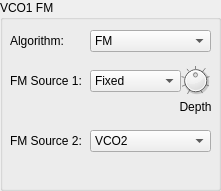
  <widget class="QGroupBox" name="groupBox_6">
   <property name="geometry">
    <rect>
     <x>20</x>
     <y>280</y>
     <width>221</width>
     <height>191</height>
    </rect>
   </property>
   <property name="title">
    <string>VCO1 FM</string>
   </property>
   <widget class="QLabel" name="label_25">
    <property name="geometry">
     <rect>
      <x>10</x>
      <y>30</y>
      <width>71</width>
      <height>21</height>
     </rect>
    </property>
    <property name="text">
     <string>Algorithm:</string>
    </property>
   </widget>
   <widget class="ComboPicker" name="algorithmCombo">
    <property name="geometry">
     <rect>
      <x>90</x>
      <y>30</y>
      <width>121</width>
      <height>22</height>
     </rect>
    </property>
    <item>
     <property name="text">
      <string>FM</string>
     </property>
    </item>
    <item>
     <property name="text">
      <string>Sync/FM Both</string>
     </property>
    </item>
    <item>
     <property name="text">
      <string>Sync/FM Master</string>
     </property>
    </item>
    <item>
     <property name="text">
      <string>Sync/FM Slave</string>
     </property>
    </item>
   </widget>
   <widget class="QLabel" name="label_29">
    <property name="geometry">
     <rect>
      <x>10</x>
      <y>70</y>
      <width>81</width>
      <height>21</height>
     </rect>
    </property>
    <property name="text">
     <string>FM Source 1:</string>
    </property>
   </widget>
   <widget class="ComboPicker" name="FM1srcCombo">
    <property name="geometry">
     <rect>
      <x>90</x>
      <y>70</y>
      <width>91</width>
      <height>22</height>
     </rect>
    </property>
    <item>
     <property name="text">
      <string>Fixed</string>
     </property>
    </item>
    <item>
     <property name="text">
      <string>PEG</string>
     </property>
    </item>
    <item>
     <property name="text">
      <string>FEG</string>
     </property>
    </item>
    <item>
     <property name="text">
      <string>LFO1</string>
     </property>
    </item>
    <item>
     <property name="text">
      <string>LFO2</string>
     </property>
    </item>
   </widget>
   <widget class="QLabel" name="label_30">
    <property name="geometry">
     <rect>
      <x>170</x>
      <y>100</y>
      <width>51</width>
      <height>21</height>
     </rect>
    </property>
    <property name="frameShadow">
     <enum>QFrame::Plain</enum>
    </property>
    <property name="text">
     <string>Depth</string>
    </property>
    <property name="alignment">
     <set>Qt::AlignHCenter|Qt::AlignTop</set>
    </property>
   </widget>
   <widget class="DialKnob" name="FMDepth">
    <property name="geometry">
     <rect>
      <x>180</x>
      <y>60</y>
      <width>31</width>
      <height>41</height>
     </rect>
    </property>
    <property name="sizePolicy">
     <sizepolicy hsizetype="Fixed" vsizetype="Fixed">
      <horstretch>0</horstretch>
      <verstretch>0</verstretch>
     </sizepolicy>
    </property>
    <property name="minimumSize">
     <size>
      <width>0</width>
      <height>0</height>
     </size>
    </property>
    <property name="maximumSize">
     <size>
      <width>16777215</width>
      <height>16777215</height>
     </size>
    </property>
    <property name="minimum">
     <number>-63</number>
    </property>
    <property name="maximum">
     <number>63</number>
    </property>
    <property name="notchTarget">
     <double>16.000000000000000</double>
    </property>
    <property name="notchesVisible">
     <bool>true</bool>
    </property>
   </widget>
   <widget class="QLabel" name="label_31">
    <property name="geometry">
     <rect>
      <x>10</x>
      <y>130</y>
      <width>81</width>
      <height>21</height>
     </rect>
    </property>
    <property name="text">
     <string>FM Source 2:</string>
    </property>
   </widget>
   <widget class="ComboPicker" name="FM2srcCombo">
    <property name="geometry">
     <rect>
      <x>90</x>
      <y>130</y>
      <width>121</width>
      <height>22</height>
     </rect>
    </property>
    <item>
     <property name="text">
      <string>VCO2</string>
     </property>
    </item>
    <item>
     <property name="text">
      <string>VCO1</string>
     </property>
    </item>
    <item>
     <property name="text">
      <string>VCO1 SUB</string>
     </property>
    </item>
    <item>
     <property name="text">
      <string>PEG</string>
     </property>
    </item>
    <item>
     <property name="text">
      <string>FEG</string>
     </property>
    </item>
    <item>
     <property name="text">
      <string>LFO1</string>
     </property>
    </item>
    <item>
     <property name="text">
      <string>LFO2</string>
     </property>
    </item>
   </widget>
   <zorder>label_29</zorder>
   <zorder>label_31</zorder>
   <zorder>label_30</zorder>
   <zorder>label_25</zorder>
   <zorder>algorithmCombo</zorder>
   <zorder>FM1srcCombo</zorder>
   <zorder>FMDepth</zorder>
   <zorder>FM2srcCombo</zorder>
  </widget>
